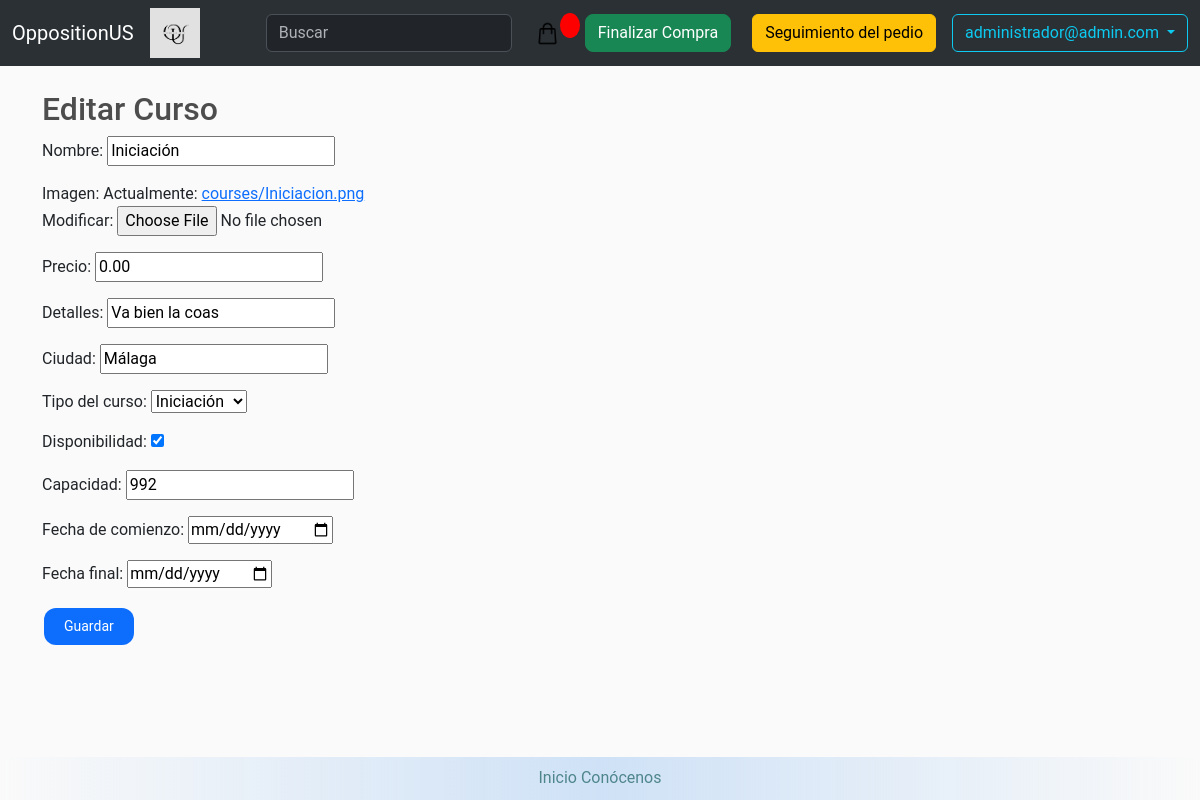
/edit_course/7/ (signed in), run on an earlier commit of the app's database.
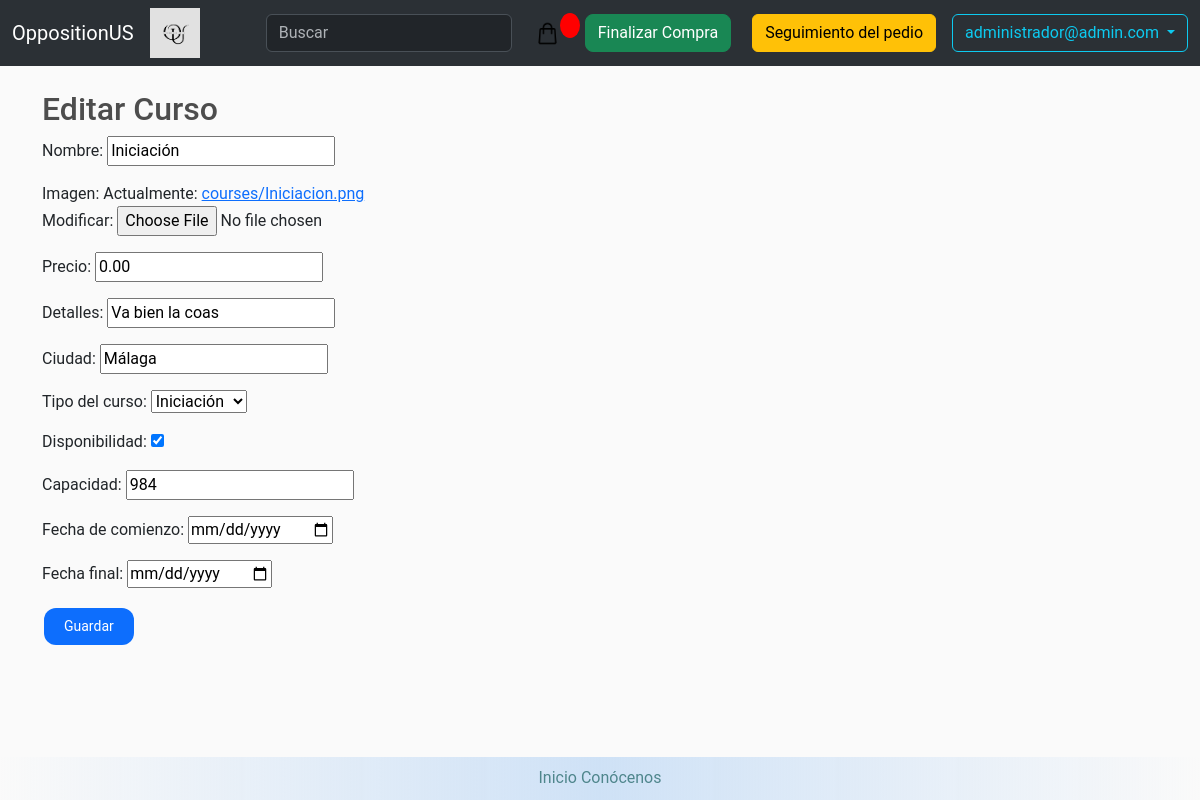
And on a later commit of the database.
### store/models.py (models this page shows, shortened)
class Course(models.Model):
    name = models.CharField(max_length=200, null=False, blank=False)
    image = models.ImageField(upload_to='courses')
    price = models.DecimalField(max_digits=7, decimal_places=2, null=False, blank=False, validators=[MinValueValidator(0)])
    details = models.CharField(max_length=200, null=True, blank=True)
    city = models.CharField(max_length=200, null=False, blank=False)
    course_type = models.ForeignKey(CourseType, null=True, on_delete=models.SET_NULL)
    capacity = models.IntegerField(null=False, blank=False, validators=[MinValueValidator(0)])
    is_available = models.BooleanField(default=True)
    start_date = models.DateField(null=False, blank=False)
    end_date = models.DateField(null=False, blank=False)
    class Meta:
        verbose_name = 'Course'
        verbose_name_plural = 'Courses'
        ordering = ['name']

class CourseType(models.Model):
    name = models.CharField(max_length=50, unique=True, null=False, blank=False)
    def __str__(self):
        return self.name
    class Meta:
        verbose_name = 'Course type'
        verbose_name_plural = 'Course types'
        ordering = ['name']

### store/views.py (the view)
# urls.py: path('edit_course/<int:course_id>/', views.edit_course, name='edit_course'),
@login_required
def edit_course(request, course_id):
    customer = Customer.objects.get(user=request.user)
    if not customer.admin:
        return redirect('store')
    try:
        course = Course.objects.get(id=course_id)
    except Course.DoesNotExist:
        return redirect('store')
    if request.method == 'POST':
        form = CourseForm(request.POST, request.FILES, instance=course)
        if form.is_valid():
            form.save()
            return redirect('store')
        else:
            form.add_error(None, form.errors)
            context = {'form': form, 'course': course}
            return render(request, 'store/edit_course.html', context)
    else:
        form = CourseForm(instance=course)
        context = {'form': form, 'course': course}
        return render(request, 'store/edit_course.html', context)

### store/forms.py
class CourseForm(forms.ModelForm):
    class Meta:
        model = Course
        fields = [
            'name', 'image', 'price', 'details',
            'city', 'course_type', 'is_available', 'capacity',
            'start_date', 'end_date'
        ]
        labels = {
            'name': 'Nombre',
            'image': 'Imagen',
            'price': 'Precio',
            'details': 'Detalles',
            'city': 'Ciudad',
            'course_type': 'Tipo del curso',
            'is_available': 'Disponibilidad',
            'capacity': 'Capacidad',
            'start_date': 'Fecha de comienzo',
            'end_date': 'Fecha final',
        }
        widgets = {
            'start_date': forms.DateInput(attrs={'type': 'date'}),
            'end_date': forms.DateInput(attrs={'type': 'date'}),
        }

### store/models.py (called while the page is built)
    def __str__(self):
        return self.email

### store/templates/store/edit_course.html (shortened to what this page needs)
{% extends 'store/main.html' %}
{% block content %}
  <h2>Editar Curso</h2>
  <form method="post" enctype="multipart/form-data">
    {{ form.as_p }}
    <button type="submit" class="btn btn-primary">Guardar</button>
  </form>
{% endblock %}

What changed in the data, as far as the page shows it:
changed Course "Va bien la coas": capacity "992" → "984"
